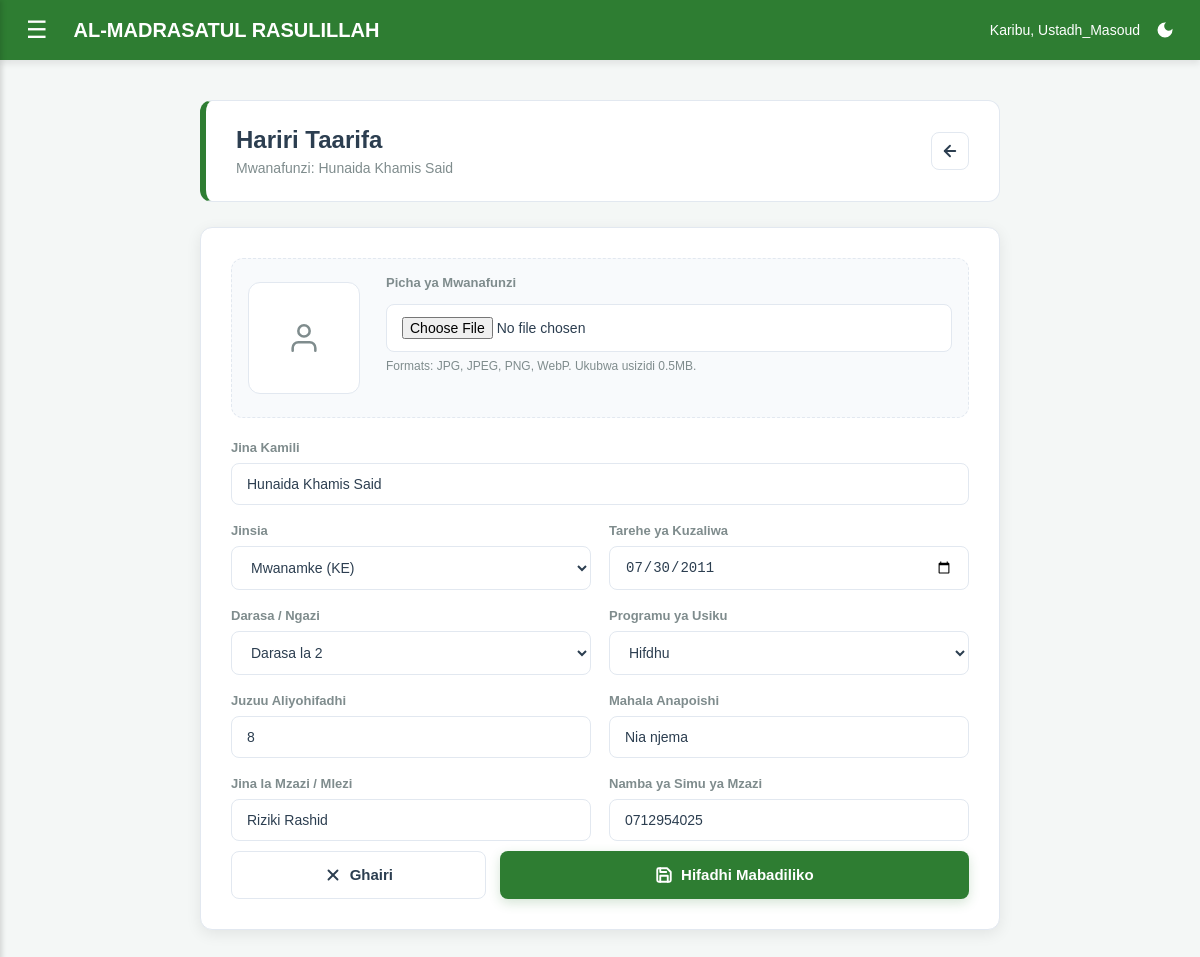
Page /madrasa/wanafunzi/hariri/43/ (signed in) on the committed database.
### usimamizi/models.py (models this page shows, shortened)
class Mwanafunzi(models.Model):
    jina_kamili = models.CharField(
        max_length=100,
        unique=True,
        error_messages={
            'unique': "Mwanafunzi with this Jina already exists.",
        }
    )
    namba_ya_usajili = models.CharField(max_length=20, unique=True, blank=True)
    tarehe_ya_kuzaliwa = models.DateField(null=True, blank=True)
    mahala_anapoishi = models.CharField(max_length=100, null=True, blank=True)
    jina_la_mzazi = models.CharField(max_length=100, null=True, blank=True)
    namba_ya_simu_mzazi = models.CharField(max_length=15, null=True, blank=True)
    jinsia = models.CharField(max_length=2, choices=[('ME', 'Mwanamume (ME)'), ('KE', 'Mwanamke (KE)')], default='ME')
    darasa = models.ForeignKey(Darasa, on_delete=models.SET_NULL, null=True, blank=True)
    programu_ya_usiku = models.ForeignKey(Somo, on_delete=models.SET_NULL, null=True, blank=True, related_name='wanafunzi_usiku', help_text="Chagua kama anasoma usiku (Acha wazi kama hasomi usiku)")
    juzuu_aliyohifadhi = models.IntegerField(default=1)
    picha = models.ImageField(upload_to='picha_za_wanafunzi/', null=True, blank=True, validators=[validate_picha])
    tarehe_ya_kujiunga = models.DateField(auto_now_add=True)

### usimamizi/views.py (the view)
# urls.py: path('wanafunzi/hariri/<int:id>/', views.hariri_mwanafunzi, name='hariri_mwanafunzi'),
@login_required(login_url='ingia')
@ruhusa_inahitajika('usimamizi.change_mwanafunzi')
def hariri_mwanafunzi(request, id):
    mwanafunzi = get_object_or_404(Mwanafunzi, id=id)
    if request.method == 'POST':
        form = MwanafunziForm(request.POST, request.FILES, instance=mwanafunzi)
        if form.is_valid():
            mwanafunzi = form.save()
            messages.success(request, f'Taarifa za {mwanafunzi.jina_kamili} zimesasishwa!')
            return redirect('mwanafunzi_profile', mwanafunzi_id=mwanafunzi.id)
    else:
        form = MwanafunziForm(instance=mwanafunzi)
    return render(request, 'usimamizi/fomu_mwanafunzi.html', {
        'form': form,
        'mwanafunzi': mwanafunzi,
        'kichwa': 'Hariri Taarifa',
        'maelezo': f'Mwanafunzi: {mwanafunzi.jina_kamili}',
        'kitufe': 'Hifadhi Mabadiliko',
    })

### usimamizi/models.py (called while the page is built)
    def __str__(self):
        return self.jina

    def __str__(self):
        return self.jina

### usimamizi/views.py (called while the page is built)
def user_has_app_permission(user, *permissions):
    if not user.is_authenticated:
        return False
    if user.is_superuser:
        return True
    if Mwalimu.objects.filter(user=user, cheo='Mwalimu Mkuu').exists():
        return True
    return any(user.has_perm(permission) for permission in permissions)

def ruhusa_inahitajika(*permissions):
    def decorator(view_func):
        @wraps(view_func)
        def wrapper(request, *args, **kwargs):
            if user_has_app_permission(request.user, *permissions):
                return view_func(request, *args, **kwargs)
            raise PermissionDenied
        return wrapper
    return decorator

### usimamizi/templates/usimamizi/fomu_mwanafunzi.html (shortened to what this page needs)
{% extends 'usimamizi/base.html' %}
{% load static %}
{% block extra_css %}
<link rel="stylesheet" href="{% static 'usimamizi/css/pages/fomu_mwanafunzi.css' %}?v=20260708a">
{% endblock %}
{% block maudhui %}
<div class="student-form-wrap">
    <div class="page-header">
        <div>
            <h1>{{ kichwa }}</h1>
            <p>{{ maelezo }}</p>
        </div>
        <a href="{% if mwanafunzi %}{% url 'mwanafunzi_profile' mwanafunzi.id %}{% else %}{% url 'orodha_wanafunzi' %}{% endif %}" class="btn-icon-back" title="Rudi nyuma">
            <svg xmlns="http://www.w3.org/2000/svg" width="18" height="18" viewBox="0 0 24 24" fill="none" stroke="currentColor" stroke-width="2.5" stroke-linecap="round" stroke-linejoin="round"><line x1="19" y1="12" x2="5" y2="12"></line><polyline points="12 19 5 12 12 5"></polyline></svg>
        </a>
    </div>
    <div class="form-card">
        <form method="POST" enctype="multipart/form-data" class="styled-form">
            <div class="photo-upload-panel">
                <div class="photo-preview-frame">
                    {% if mwanafunzi and mwanafunzi.picha %}
                        <img src="{{ mwanafunzi.picha.url }}" alt="{{ mwanafunzi.jina_kamili }}" class="current-photo" id="photoPreview">
                    {% else %}
                        <div class="photo-placeholder" id="photoPlaceholder">
                            <svg xmlns="http://www.w3.org/2000/svg" width="34" height="34" viewBox="0 0 24 24" fill="none" stroke="currentColor" stroke-width="1.8" stroke-linecap="round" stroke-linejoin="round"><path d="M20 21v-2a4 4 0 0 0-4-4H8a4 4 0 0 0-4 4v2"></path><circle cx="12" cy="7" r="4"></circle></svg>
                        </div>
                    {% endif %}
                </div>
                <div class="photo-input-area">
                    <label for="{{ form.picha.id_for_label }}">{{ form.picha.label }}</label>
                    {{ form.picha }}
                    {% if form.picha.help_text %}<span class="helptext">{{ form.picha.help_text }}</span>{% endif %}
                    <div class="upload-feedback" id="photoFeedback"></div>
                </div>
            </div>
            <div class="form-grid">
                <div class="field-group field-wide">
                    <label for="{{ form.jina_kamili.id_for_label }}">{{ form.jina_kamili.label }}</label>
                    {{ form.jina_kamili }}
                </div>
                <div class="field-group">
                    <label for="{{ form.jinsia.id_for_label }}">{{ form.jinsia.label }}</label>
                    {{ form.jinsia }}
                </div>
                <div class="field-group">
                    <label for="{{ form.tarehe_ya_kuzaliwa.id_for_label }}">{{ form.tarehe_ya_kuzaliwa.label }}</label>
                    {{ form.tarehe_ya_kuzaliwa }}
                </div>
                <div class="field-group">
                    <label for="{{ form.darasa.id_for_label }}">{{ form.darasa.label }}</label>
                    {{ form.darasa }}
                </div>
                <div class="field-group">
                    <label for="{{ form.programu_ya_usiku.id_for_label }}">{{ form.programu_ya_usiku.label }}</label>
                    {{ form.programu_ya_usiku }}
                </div>
                <div class="field-group">
                    <label for="{{ form.juzuu_aliyohifadhi.id_for_label }}">{{ form.juzuu_aliyohifadhi.label }}</label>
                    {{ form.juzuu_aliyohifadhi }}
                </div>
                <div class="field-group">
                    <label for="{{ form.mahala_anapoishi.id_for_label }}">{{ form.mahala_anapoishi.label }}</label>
                    {{ form.mahala_anapoishi }}
                </div>
                <div class="field-group">
                    <label for="{{ form.jina_la_mzazi.id_for_label }}">{{ form.jina_la_mzazi.label }}</label>
                    {{ form.jina_la_mzazi }}
                </div>
                <div class="field-group">
                    <label for="{{ form.namba_ya_simu_mzazi.id_for_label }}">{{ form.namba_ya_simu_mzazi.label }}</label>
                    {{ form.namba_ya_simu_mzazi }}
                </div>
            </div>
            <div class="action-buttons">
                <a href="{% if mwanafunzi %}{% url 'mwanafunzi_profile' mwanafunzi.id %}{% else %}{% url 'orodha_wanafunzi' %}{% endif %}" class="btn-cancel">
                    <svg xmlns="http://www.w3.org/2000/svg" width="18" height="18" viewBox="0 0 24 24" fill="none" stroke="currentColor" stroke-width="2.5" stroke-linecap="round" stroke-linejoin="round"><line x1="18" y1="6" x2="6" y2="18"></line><line x1="6" y1="6" x2="18" y2="18"></line></svg>
                    Ghairi
                </a>
                <button type="submit" class="btn-submit">
                    {{ kitufe }}
                </button>
            </div>
        </form>
    </div>
</div>
{% endblock %}

### usimamizi/templates/usimamizi/base.html (shortened to what this page needs)
{% load static %}
<!DOCTYPE html>
<html lang="sw">
<head>
    <link rel="stylesheet" href="{% static 'usimamizi/css/base.css' %}?v=20260706a">
    {% block extra_css %}{% endblock %}
</head>
<body>
<div class="header">
    <button class="menu-btn" onclick="openNav()">☰</button>
    <h2>AL-MADRASATUL RASULILLAH</h2>
    <div class="user-actions">
        <span class="user-greeting">Karibu, {{ request.user.username }}</span>
        <button class="theme-switch" onclick="toggleTheme()" id="themeBtn" title="Badili Muonekano"></button>
    </div>
</div>
<div class="main-content" id="main">
    {% block maudhui %}{% endblock %}
</div>
</body>
</html>

### usimamizi/static/usimamizi/css/base.css (style rules this page uses)
:root { color-scheme: light; --primary: #2E7D32; --primary-color: var(--primary); --primary-hover: #1b5e20; --secondary: #0288D1; --accent: #673ab7; --warning: #f57c00; --danger: #d32f2f; --success: #388e3c; --female: #c2185b; --hifdhu-accent: var(--secondary); --nav-bg: #2E7D32; --nav-hover-bg: #2E7D32; --sidebar-bg: #1b5e20; --sidebar-submenu-bg: #144d18; --bg-body: #f4f7f6; --bg-color: var(--bg-body); --card-bg: #ffffff; --surface-bg: #ffffff; --surface-muted: #f8fafc; --table-header: #f8fafc; --hover-bg: #f8fafc; --input-bg: #ffffff; --text-main: #2c3e50; --text-muted: #7f8c8d; --text-normal: #444444; --text-faint: #888888; --title-color: #1b5e20; --subtitle-color: #666666; --text-on-primary: #ffffff; --border-color: #e2e8f0; --focus-ring: rgba(46, 125, 50, 0.15); --shadow-color: rgba(0, 0, 0, 0.08); --shadow-strong: rgba(0, 0, 0, 0.14); --tangazo-bg: #f1f8e9; --badge-bg: #e8f5e9; --success-bg: #e8f5e9; --success-text: #1b5e20; --success-border: #a5d6a7; --info-bg: #e3f2fd; --info-text: #0d47a1; --info-border: #90caf9; --warning-bg: #fff8e1; --warning-text: #8d6e00; --warning-border: #ffe082; --danger-bg: #fde8e8; --danger-text: #c62828; --danger-border: #f8b4b4; --button-bg: var(--primary); --button-bg-hover: var(--primary-hover); --button-text: var(--text-on-primary); --button-secondary-bg: var(--secondary); --button-muted-bg: #eeeeee; --form-accent: var(--primary); --form-focus-shadow: var(--focus-ring); --form-button-shadow: rgba(46, 125, 50, 0.2); }
* { box-sizing: border-box; }
body { margin: 0; font-family: Arial, sans-serif; background-color: var(--bg-body); color: var(--text-main); transition: background-color 0.25s ease, color 0.25s ease; }
a { color: inherit; }
.header { background-color: var(--nav-bg); color: var(--text-on-primary); padding: 15px 20px; display: flex; align-items: center; box-shadow: 0 4px 6px var(--shadow-color); position: sticky; top: 0; z-index: 10; transition: background-color 0.25s ease, border-color 0.25s ease; }
.menu-btn { font-size: 24px; cursor: pointer; background: none; border: none; color: var(--text-on-primary); margin-right: 20px; }
.header h2 { margin: 0; font-size: 20px; flex: 1; white-space: nowrap; overflow: hidden; text-overflow: ellipsis; }
.main-content { padding: 20px; transition: margin-left .3s; }
.card, [class$="-card"], [class*="-card "], [class$="-box"], [class*="-box "] { color: var(--text-main); }
input, textarea, select { background-color: var(--input-bg); color: var(--text-main); border-color: var(--border-color); }
button, .btn, [class^="btn-"], [class*=" btn-"] { transition: background-color 0.2s ease, border-color 0.2s ease, color 0.2s ease, transform 0.2s ease; }
.user-actions { display: flex; align-items: center; gap: 10px; }
.theme-switch { background: transparent; border: none; cursor: pointer; display: flex; align-items: center; justify-content: center; padding: 5px; outline: none; transition: transform 0.2s ease; }
.user-greeting { font-weight: 500; font-size: 14px; color: #ffffff; white-space: nowrap; }

### rows in the picture
Mwanafunzi: jina_kamili "Hunaida Khamis Said", jinsia "Mwanamke (KE)", tarehe_ya_kuzaliwa "07/30/2011", darasa "Darasa la 2", programu_ya_usiku "Hifdhu", juzuu_aliyohifadhi "8", mahala_anapoishi "Nia njema", jina_la_mzazi "Riziki Rashid", namba_ya_simu_mzazi "0712954025"

### other values in the picture
{{ request.user.username }} "Ustadh_Masoud"
{{ kichwa }} "Hariri Taarifa"
{{ maelezo }} "Mwanafunzi: Hunaida Khamis Said"
{{ kitufe }} "Hifadhi Mabadiliko"
